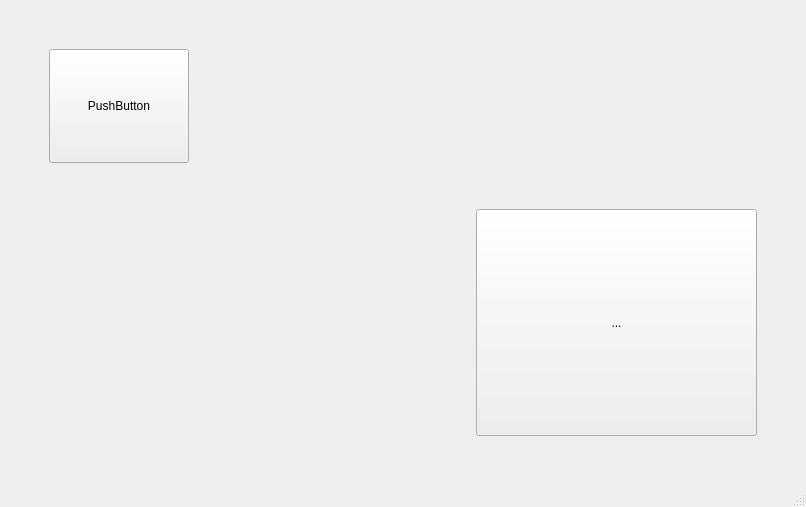
<?xml version="1.0" encoding="UTF-8"?>
<ui version="4.0">
 <class>MainWindow</class>
 <widget class="QMainWindow" name="MainWindow">
  <property name="geometry">
   <rect>
    <x>0</x>
    <y>0</y>
    <width>806</width>
    <height>507</height>
   </rect>
  </property>
  <property name="windowTitle">
   <string>MainWindow</string>
  </property>
  <widget class="QWidget" name="centralwidget">
   <layout class="QGridLayout" name="gridLayout" columnstretch="0,0,2,0,0">
    <item row="1" column="2">
     <spacer name="horizontalSpacer_2">
      <property name="orientation">
       <enum>Qt::Horizontal</enum>
      </property>
      <property name="sizeHint" stdset="0">
       <size>
        <width>40</width>
        <height>20</height>
       </size>
      </property>
     </spacer>
    </item>
    <item row="2" column="2">
     <spacer name="verticalSpacer_2">
      <property name="orientation">
       <enum>Qt::Vertical</enum>
      </property>
      <property name="sizeHint" stdset="0">
       <size>
        <width>20</width>
        <height>40</height>
       </size>
      </property>
     </spacer>
    </item>
    <item row="4" column="3">
     <spacer name="verticalSpacer_3">
      <property name="orientation">
       <enum>Qt::Vertical</enum>
      </property>
      <property name="sizeHint" stdset="0">
       <size>
        <width>20</width>
        <height>40</height>
       </size>
      </property>
     </spacer>
    </item>
    <item row="3" column="4">
     <spacer name="horizontalSpacer_3">
      <property name="orientation">
       <enum>Qt::Horizontal</enum>
      </property>
      <property name="sizeHint" stdset="0">
       <size>
        <width>40</width>
        <height>20</height>
       </size>
      </property>
     </spacer>
    </item>
    <item row="1" column="1">
     <widget class="QPushButton" name="pushButton">
      <property name="sizePolicy">
       <sizepolicy hsizetype="Preferred" vsizetype="Preferred">
        <horstretch>1</horstretch>
        <verstretch>1</verstretch>
       </sizepolicy>
      </property>
      <property name="text">
       <string>PushButton</string>
      </property>
     </widget>
    </item>
    <item row="3" column="3">
     <widget class="QPushButton" name="pushButton_2">
      <property name="sizePolicy">
       <sizepolicy hsizetype="Preferred" vsizetype="Preferred">
        <horstretch>2</horstretch>
        <verstretch>2</verstretch>
       </sizepolicy>
      </property>
      <property name="text">
       <string>...</string>
      </property>
     </widget>
    </item>
    <item row="1" column="0">
     <spacer name="horizontalSpacer">
      <property name="orientation">
       <enum>Qt::Horizontal</enum>
      </property>
      <property name="sizeHint" stdset="0">
       <size>
        <width>40</width>
        <height>20</height>
       </size>
      </property>
     </spacer>
    </item>
    <item row="0" column="1">
     <spacer name="verticalSpacer">
      <property name="orientation">
       <enum>Qt::Vertical</enum>
      </property>
      <property name="sizeHint" stdset="0">
       <size>
        <width>20</width>
        <height>40</height>
       </size>
      </property>
     </spacer>
    </item>
   </layout>
  </widget>
  <widget class="QMenuBar" name="menubar">
   <property name="geometry">
    <rect>
     <x>0</x>
     <y>0</y>
     <width>806</width>
     <height>24</height>
    </rect>
   </property>
  </widget>
  <widget class="QStatusBar" name="statusbar"/>
 </widget>
 <resources/>
 <connections/>
</ui>
